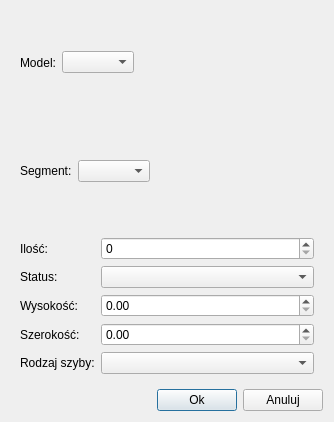
<?xml version="1.0" encoding="UTF-8"?>
<ui version="4.0">
 <class>positionDialog</class>
 <widget class="QDialog" name="positionDialog">
  <property name="geometry">
   <rect>
    <x>0</x>
    <y>0</y>
    <width>334</width>
    <height>422</height>
   </rect>
  </property>
  <property name="windowTitle">
   <string>Dialog</string>
  </property>
  <layout class="QGridLayout" name="gridLayout">
   <item row="0" column="0">
    <widget class="QWidget" name="modelSelector" native="true">
     <layout class="QHBoxLayout" name="horizontalLayout">
      <item>
       <widget class="QLabel" name="modelSelectLabel">
        <property name="text">
         <string>Model:</string>
        </property>
       </widget>
      </item>
      <item>
       <widget class="QComboBox" name="modelSelectComboBox"/>
      </item>
      <item>
       <spacer name="horizontalSpacer">
        <property name="orientation">
         <enum>Qt::Horizontal</enum>
        </property>
        <property name="sizeHint" stdset="0">
         <size>
          <width>40</width>
          <height>20</height>
         </size>
        </property>
       </spacer>
      </item>
     </layout>
    </widget>
   </item>
   <item row="1" column="0">
    <widget class="QWidget" name="segmentSelector" native="true">
     <layout class="QHBoxLayout" name="horizontalLayout_2">
      <item>
       <widget class="QLabel" name="segmentSelectLabel">
        <property name="text">
         <string>Segment:</string>
        </property>
       </widget>
      </item>
      <item>
       <widget class="QComboBox" name="segmentSelectComboBox"/>
      </item>
      <item>
       <spacer name="horizontalSpacer_2">
        <property name="orientation">
         <enum>Qt::Horizontal</enum>
        </property>
        <property name="sizeHint" stdset="0">
         <size>
          <width>40</width>
          <height>20</height>
         </size>
        </property>
       </spacer>
      </item>
     </layout>
     <zorder>segmentSelectLabel</zorder>
     <zorder>segmentSelectComboBox</zorder>
     <zorder>segmentSelectLabel</zorder>
     <zorder>segmentSelectComboBox</zorder>
     <zorder>horizontalSpacer_2</zorder>
    </widget>
   </item>
   <item row="2" column="0">
    <widget class="QWidget" name="parametersSelector" native="true">
     <layout class="QFormLayout" name="formLayout_2">
      <item row="0" column="0">
       <widget class="QLabel" name="segmentQuantityLabel">
        <property name="text">
         <string>Ilość:</string>
        </property>
       </widget>
      </item>
      <item row="0" column="1">
       <widget class="QSpinBox" name="segmentQuantitySpinBox"/>
      </item>
      <item row="2" column="1">
       <widget class="QDoubleSpinBox" name="segmentHeightSpinBox"/>
      </item>
      <item row="3" column="1">
       <widget class="QDoubleSpinBox" name="segmentWidthSpinBox"/>
      </item>
      <item row="2" column="0">
       <widget class="QLabel" name="segmentHeightLabel">
        <property name="text">
         <string>Wysokość:</string>
        </property>
       </widget>
      </item>
      <item row="3" column="0">
       <widget class="QLabel" name="segmentWidthLabel">
        <property name="text">
         <string>Szerokość:</string>
        </property>
       </widget>
      </item>
      <item row="4" column="1">
       <widget class="QComboBox" name="segmentPaneComboBox"/>
      </item>
      <item row="4" column="0">
       <widget class="QLabel" name="segmentPaneLabel">
        <property name="text">
         <string>Rodzaj szyby:</string>
        </property>
       </widget>
      </item>
      <item row="1" column="1">
       <widget class="QComboBox" name="segmentStatusComboBox"/>
      </item>
      <item row="1" column="0">
       <widget class="QLabel" name="segmentStatusLabel">
        <property name="text">
         <string>Status:</string>
        </property>
       </widget>
      </item>
     </layout>
    </widget>
   </item>
   <item row="3" column="0">
    <layout class="QHBoxLayout" name="positionDialogButtonsLayout">
     <item>
      <spacer name="horizontalSpacer_3">
       <property name="orientation">
        <enum>Qt::Horizontal</enum>
       </property>
       <property name="sizeHint" stdset="0">
        <size>
         <width>40</width>
         <height>20</height>
        </size>
       </property>
      </spacer>
     </item>
     <item>
      <widget class="QPushButton" name="positionDialogOkButton">
       <property name="text">
        <string>Ok</string>
       </property>
      </widget>
     </item>
     <item>
      <widget class="QPushButton" name="positionDialogCancelButton">
       <property name="text">
        <string>Anuluj</string>
       </property>
      </widget>
     </item>
    </layout>
   </item>
  </layout>
 </widget>
 <resources/>
 <connections/>
</ui>
